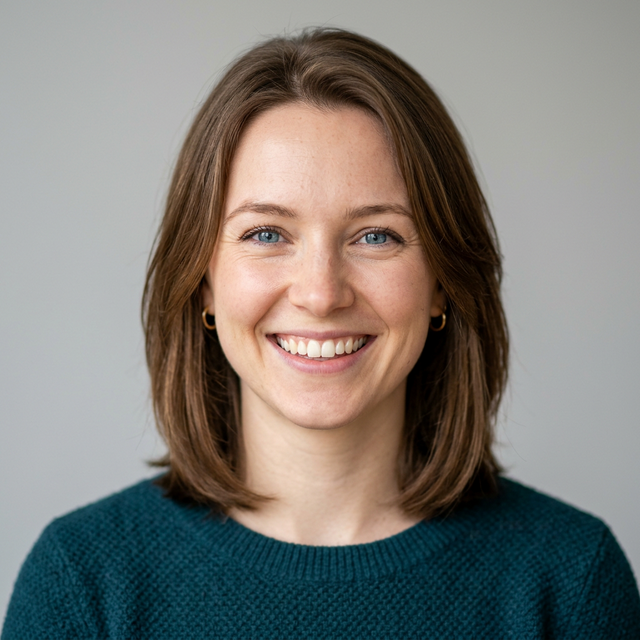
#> input picture docs/assets/myfirst.png, 640 x 640 px, found by its file name
$ jupyter execute --allow-errors 'face detection.ipynb'
#> lines starting #> are read from the running program, lines starting #| are printed output that depends on the picture
[cell 1]
import cv2
import os
import urllib.request

# colab compatibility patch
def imshow(name, img):
    try:
        from google.colab.patches import cv2_imshow
        cv2_imshow(img)
    except ImportError:
        imshow(name, img)

# download missing xml and assets if in colab
assets = {
    'face.xml': 'https://raw.githubusercontent.com/opencv/opencv/master/data/haarcascades/haarcascade_frontalface_default.xml',
    'haarcascade_fullbody.xml': 'https://raw.githubusercontent.com/opencv/opencv/master/data/haarcascades/haarcascade_fullbody.xml',
    'myfirst.png': 'https://raw.githubusercontent.com/ToshiJain15/opencv/master/docs/assets/myfirst.png',
    'TB.jpg': 'https://raw.githubusercontent.com/ToshiJain15/opencv/master/docs/assets/TB.jpg',
    'i.jpg': 'https://raw.githubusercontent.com/ToshiJain15/opencv/master/docs/assets/i.jpg'
}

#> (the rest of this cell did not finish here and is left out)

## Part 3:
1. Study about haar cascade algoritms.
2. Try to import haarcascade algoritms for face detection in ide (.xml).
3. Prepare a model which will detect the face and boundry it using blue box (rectangle).

[cell 2]
#face detection in image
import cv2

[cell 3]
image=cv2.imread("myfirst.png")
#> image is the input picture: shape (640, 640, 3); mean B, G, R 118.5, 123.7, 126.2

[cell 4]
imshow("baby",image)
cv2.waitKey(0)

[cell 5]
gray=cv2.cvtColor(image, cv2.COLOR_BGR2GRAY)
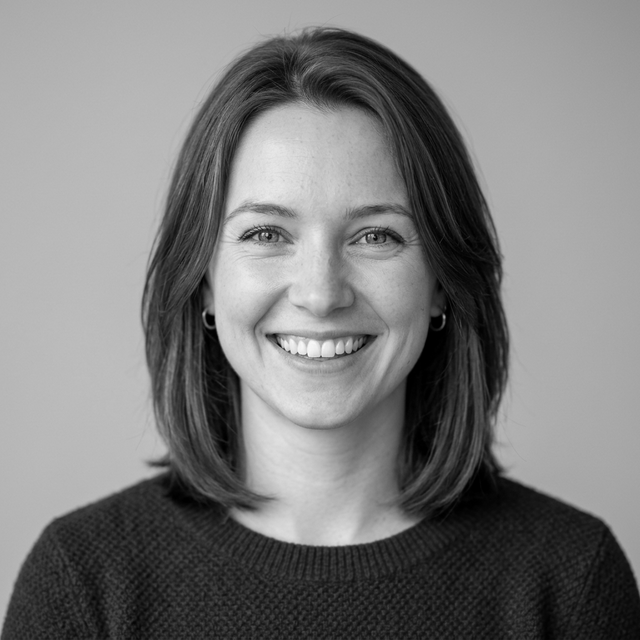
#> gray: shape (640, 640); min 0, max 249, mean 123.8
imshow("Gray image",gray)
cv2.waitKey(0)


$ run again, with docs/assets/face_detection.png copied over docs/assets/myfirst.png
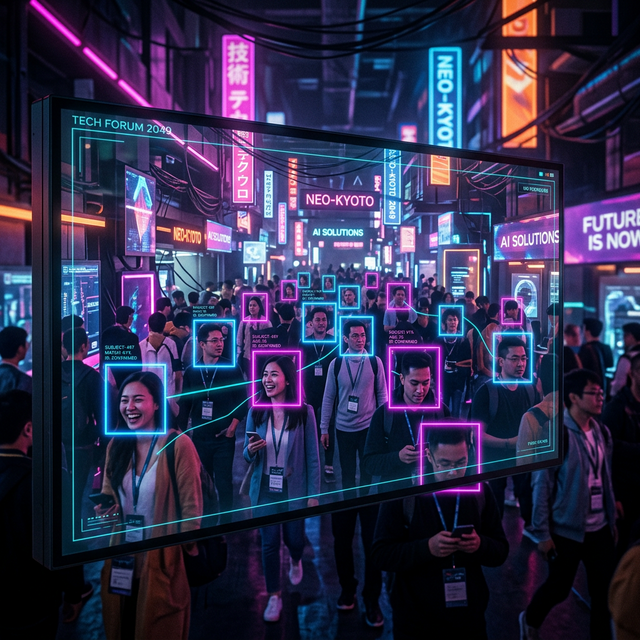
#> input picture docs/assets/face_detection.png, 640 x 640 px, found by its file name
#> image is the input picture: shape (640, 640, 3); mean B, G, R 78.7, 47.3, 49.2
#> `gray=cv2.cvtColor(image, cv2.COLOR_BGR2GRAY)`:
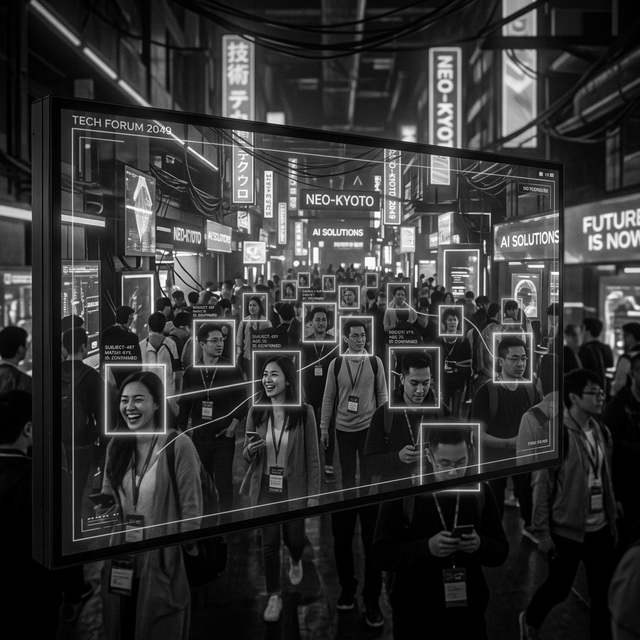
#> gray: shape (640, 640); min 0, max 255, mean 51.5

$ run again, with docs/assets/social_distancing_body.png copied over docs/assets/myfirst.png
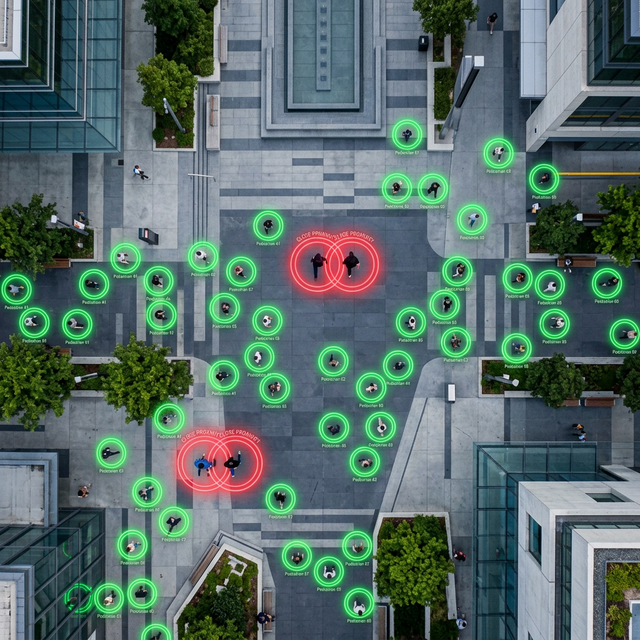
#> input picture docs/assets/social_distancing_body.png, 640 x 640 px, found by its file name
#> image is the input picture: shape (640, 640, 3); mean B, G, R 104.6, 108.8, 86.7
#> `gray=cv2.cvtColor(image, cv2.COLOR_BGR2GRAY)`:
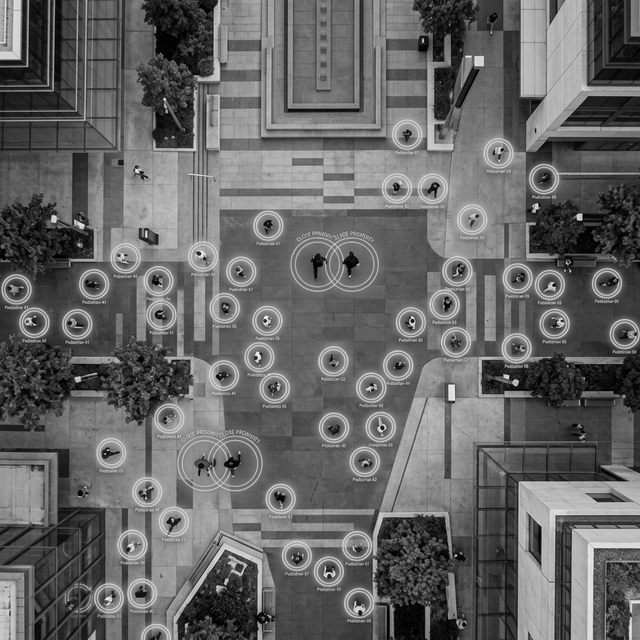
#> gray: shape (640, 640); min 0, max 255, mean 101.7

$ run again, with docs/assets/social_distancing_faces.png copied over docs/assets/myfirst.png
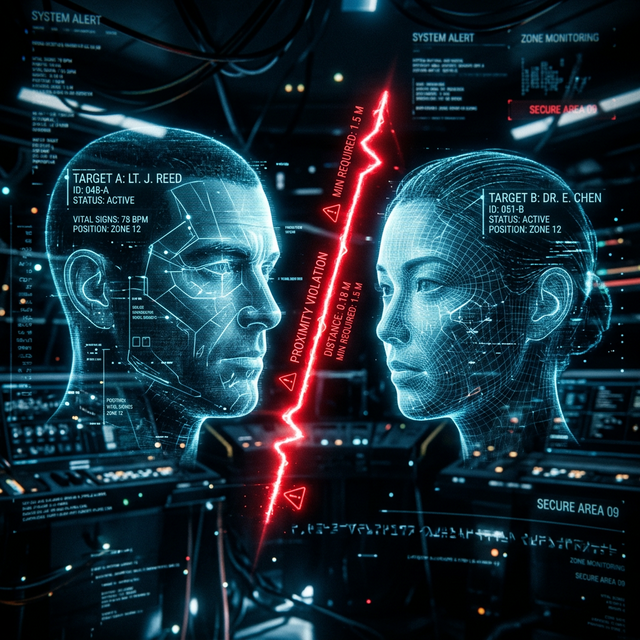
#> input picture docs/assets/social_distancing_faces.png, 640 x 640 px, found by its file name
#> image is the input picture: shape (640, 640, 3); mean B, G, R 55.5, 44.7, 26.1
#> `gray=cv2.cvtColor(image, cv2.COLOR_BGR2GRAY)`:
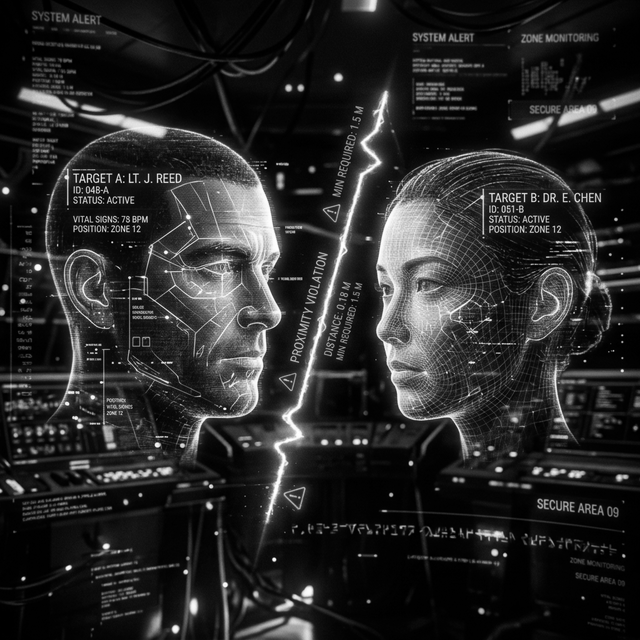
#> gray: shape (640, 640); min 0, max 255, mean 40.4
